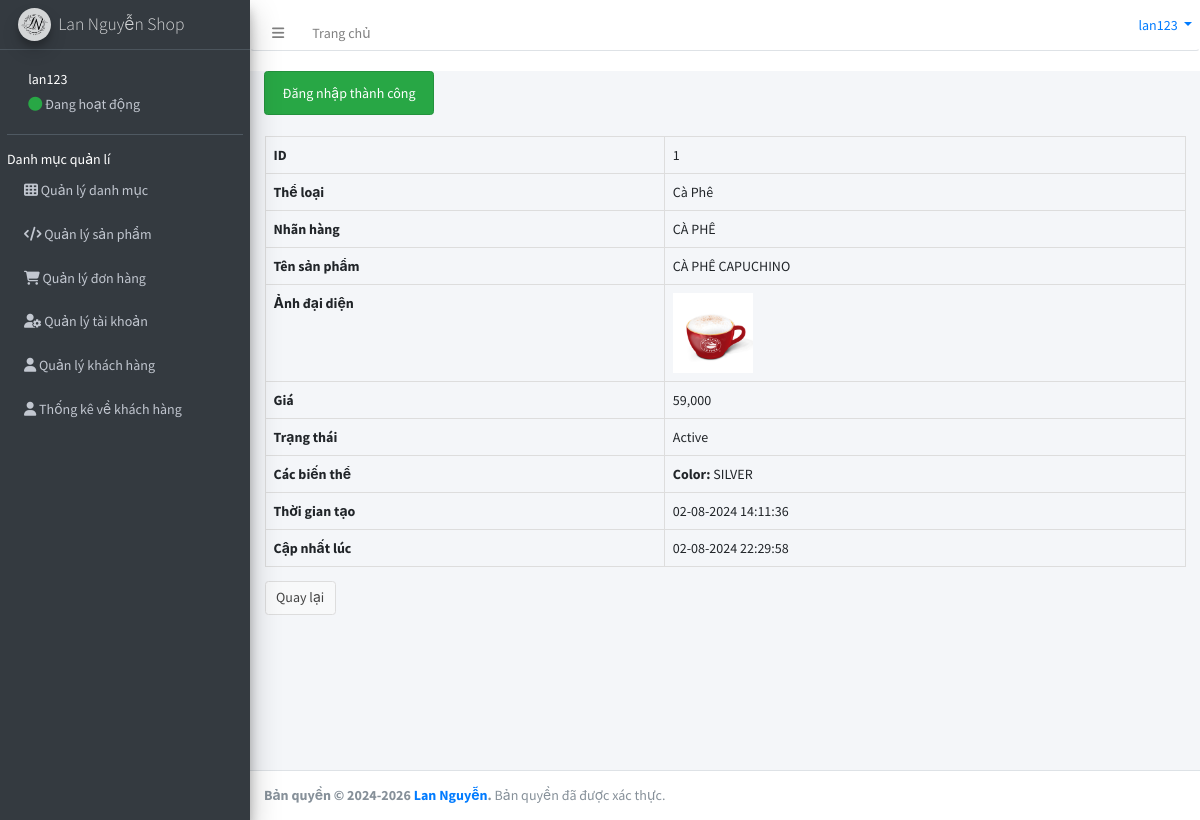
Page /project/backend/index.php?controller=product&action=detail&id=1 (signed in) on the committed database.
### tables this page shows
CREATE TABLE `products` (
  `id` int(11) NOT NULL,
  `category_id` int(11) NOT NULL COMMENT 'Id của danh mục mà sản phẩm thuộc về, là khóa ngoại liên kết với bảng categories	',
  `brand_id` int(11) NOT NULL COMMENT 'Id của hãng mà sản phẩm thuộc về, là khóa ngoại liên kết với bảng brands',
  `name` varchar(255) NOT NULL COMMENT 'Tên sản phẩm	',
  `avatar` varchar(255) DEFAULT NULL COMMENT 'Tên file ảnh sản phẩm',
  `price` int(11) DEFAULT NULL COMMENT 'Giá sản phẩm',
  `sell_number` int(11) DEFAULT NULL COMMENT 'Số lượng sp đã bán',
  `summary` varchar(255) DEFAULT NULL COMMENT 'Mô tả ngắn cho sản phẩm',
  `description` text DEFAULT NULL COMMENT 'Mô tả chi tiết cho sản phẩm	',
  `status` tinyint(4) DEFAULT NULL COMMENT 'Trạng thái danh mục: 0 - Inactive, 1 - Active',
  `created_at` timestamp NOT NULL DEFAULT current_timestamp(),
  `updated_at` datetime DEFAULT NULL

);

CREATE TABLE `categories` (
  `id` int(11) NOT NULL,
  `name` varchar(255) NOT NULL,
  `avatar` varchar(255) DEFAULT NULL,
  `description` text DEFAULT NULL,
  `status` tinyint(3) DEFAULT 0,
  `created_at` timestamp NOT NULL DEFAULT current_timestamp(),
  `updated_at` datetime DEFAULT NULL
);

CREATE TABLE `brands` (
  `id` int(11) NOT NULL,
  `name` varchar(255) NOT NULL COMMENT 'Tên hãng'
);

CREATE TABLE `variants_value` (
  `id` int(11) NOT NULL,
  `variant_id` int(11) NOT NULL COMMENT 'Khóa ngoại liên kết với bảng variants',
  `value` varchar(255) NOT NULL COMMENT 'Giá trị của từng thuộc tính sản phẩm'
);

CREATE TABLE `variants` (
  `id` int(11) NOT NULL,
  `name` varchar(255) NOT NULL
);

### project/backend/controllers/Controller.php (called while the page is built, shortened)
<?php
class Controller
{
    public function view($file, $variables = []){
        extract($variables);
        require_once "$file";
        $render_view = ob_get_clean();
        return $render_view;
    }
}

### project/backend/controllers/ProductController.php (called while the page is built, shortened)
<?php
require_once "controllers/Controller.php";
require_once "models/Product.php";
class ProductController extends Controller {
    public function detail()
    {
        $id = $_GET['id'];
        $product_model = new Product();
        $product = $product_model->getById($id);
        $product_variants = $product_model->getProductVariants($id);
        $this->content = $this->view('views/products/detail.php', [
            'product' => $product,
            'product_variants' => $product_variants
        ]);
        require_once 'views/layouts/main.php';
    }
}

### project/backend/index.php (called while the page is built, shortened)
<?php
$action = isset($_GET['action']) ? $_GET['action'] : 'index';
$object = new $controller();
$object->$action();

### project/backend/models/Model.php (called while the page is built, shortened)
<?php
class Model
{
    public function __construct()
    {
        $this->connection = $this->getConnection();
    }
    public function getConnection(){
        try {
            $connection = new PDO(DB_DSN, DB_USERNAME, DB_PASSWORD);
        } catch (PDOException $e) {
            die("Kết nối CSDL thất bại: " . $e->getMessage());
        }
        return $connection;
    }
}

### project/backend/models/Product.php (called while the page is built, shortened)
<?php
require_once 'models/Model.php';
class Product extends Model
{
    public function getById($id)
    {
        $obj_select = $this->connection
            ->prepare("SELECT products.*, categories.name AS category_name, brands.name AS brand_name
                                FROM products INNER JOIN categories ON products.category_id = categories.id
                                INNER JOIN brands ON products.brand_id = brands.id
                                WHERE products.id = $id");
        $obj_select->execute();
        return $obj_select->fetch(PDO::FETCH_ASSOC);
    }
    public function getProductVariants($product_id){
        $obj_select_product_variant = $this->connection
            ->prepare("SELECT product_variant.*, variants.name AS variant_name, variants_value.value AS variant_value
                            FROM variants_value INNER JOIN product_variant ON product_variant.variant_value_id = variants_value.id
                            INNER JOIN variants ON variants.id = variants_value.variant_id
                            WHERE product_variant.product_id = $product_id");
        $obj_select_product_variant->execute();
        return $obj_select_product_variant->fetchAll(PDO::FETCH_ASSOC);
    }
}

### project/backend/helpers/Helper.php (called while the page is built, shortened)
<?php
class Helper
{
    public static function getStatusText($status = 0) {
        $status_text = '';
        switch ($status) {
            case self::STATUS_ACTIVE:
                $status_text = self::STATUS_ACTIVE_TEXT;
                break;
        }
        return $status_text;
    }
}

### project/backend/views/products/detail.php (the view)
<?php
require_once 'helpers/Helper.php';
?>
<table class="table table-bordered">
    <tr>
        <th>ID</th>
        <td><?php echo $product['id']?></td>
    </tr>
    <tr>
        <th>Thể loại</th>
        <td><?php echo $product['category_name']?></td>
    </tr>
    <tr>
        <th>Nhãn hàng</th>
        <td><?php echo $product['brand_name']?></td>
    </tr>
    <tr>
        <th>Tên sản phẩm</th>
        <td><?php echo $product['name']?></td>
    </tr>
    <tr>
        <th>Ảnh đại diện</th>
        <td>
            <?php if (!empty($product['avatar'])): ?>
                <img height="80" src="assets/uploads/<?php echo $product['avatar'] ?>"/>
            <?php endif; ?>
        </td>
    </tr>
    <tr>
        <th>Giá</th>
        <td><?php echo number_format($product['price']) ?></td>
    </tr>
    <tr>
        <th>Trạng thái</th>
        <td><?php echo Helper::getStatusText($product['status']) ?></td>
    </tr>
    <tr>
        <th>Các biến thể</th>
        <td>
            <?php foreach ($product_variants as $product_variant):?>
                <div>
                    <span><b><?= $product_variant['variant_name']?>:</b></span>
                    <span><?= $product_variant['variant_value']?></span>
                </div>
            <?php endforeach;?>
        </td>
    </tr>
    <tr>
        <th>Thời gian tạo</th>
        <td><?php echo date('d-m-Y H:i:s', strtotime($product['created_at'])) ?></td>
    </tr>
    <tr>
        <th>Cập nhất lúc</th>
        <td><?php echo !empty($product['updated_at']) ? date('d-m-Y H:i:s', strtotime($product['updated_at'])) : '--' ?></td>
    </tr>
</table>
<a href="index.php?controller=product&action=index" class="btn btn-default">Quay lại</a>

### project/backend/views/layouts/main.php (shortened to what this page needs)
<!DOCTYPE html>
<html>
<head>
    <link rel="stylesheet" href="assets/css/bootstrap.min.css">
    <link rel="stylesheet" href="assets/plugins/fontawesome-free/css/all.min.css">
    <link rel="stylesheet" href="https://code.ionicframework.com/ionicons/2.0.1/css/ionicons.min.css">
    <link rel="stylesheet" href="assets/plugins/datatables-bs4/css/dataTables.bootstrap4.min.css">
    <link rel="stylesheet" href="assets/dist/css/adminlte.min.css">
    <link rel="stylesheet" href="assets/css/style.css">
    <link rel="stylesheet" href="assets/css/_all-skins.min.css">
</head>
<body class="hold-transition sidebar-mini">
<div class="wrapper">
    <?php require_once 'header.php'?>
    <?php require_once 'sidebar.php'?>
    <div class="content-wrapper">
        <section class="content-header p-0 ml-3">
            <div class="container-fluid">
                <div class="row mb-2">
                    <?php if (isset($_SESSION['success'])): ?>
                        <div class="alert alert-success">
                            <?php
                            echo $_SESSION['success'];
                            ?>
                        </div>
                    <?php endif; ?>
                </div>
            </div>
        </section>
        <section class="content">
            <div class="container-fluid">
                <?= $this->content;?>
            </div>
        </section>
    </div>
    <?php require_once 'footer.php'?>
</div>
</body>
</html>

### project/backend/views/layouts/header.php (shortened to what this page needs)
<?php
$username = '';
if (isset($_SESSION['manager'])) {
    $username = $_SESSION['manager']['username'];
}
?>
<nav class="main-header navbar navbar-expand navbar-white navbar-light">
    <ul class="navbar-nav">
        <li class="nav-item">
            <a class="nav-link" data-widget="pushmenu" href="#" role="button"><i class="fas fa-bars"></i></a>
        </li>
        <li class="nav-item d-none d-sm-inline-block">
            <a href="index.php" class="nav-link">Trang chủ</a>
        </li>
    </ul>
    <ul class="navbar-nav ml-auto">
        <li class="dropdown user user-menu">
            <a href="#" class="dropdown-toggle" data-toggle="dropdown">
                <span class="hidden-xs"><?php echo $username; ?></span>
            </a>
        </li>
    </ul>
</nav>

### project/backend/views/layouts/sidebar.php (shortened to what this page needs)
<aside class="main-sidebar sidebar-dark-primary elevation-4">
    <a href="" class="brand-link">
        <img src="assets/dist/img/logo.jpg" alt="Lan Nguyễn Shop" class="brand-image img-circle elevation-3"
            style="opacity: .8">
        <span class="brand-text font-weight-light">Lan Nguyễn Shop</span>
    </a>
    <div class="sidebar">
        <div class="user-panel mt-3 pb-3 mb-3 d-flex">
            <div class="pull-left image">
            </div>
            <div class="pull-left info">
                <p style="margin-bottom: 4px; color: #ffffff"><?php echo $username; ?></p>
                <a href="#"><i class="fa fa-circle text-success"></i> Đang hoạt động</a>
            </div>
        </div>
        <nav class="mt-2">
            <ul class="nav nav-pills nav-sidebar flex-column" data-widget="treeview" role="menu" data-accordion="false">
                <li class="nav-item header" style="color: #ffffff">Danh mục quản lí</li>
                <li class="nav-item">
                    <a class="nav-link" href="index.php?controller=category&action=index">
                        <i class="fa fa-th"></i> <span>Quản lý danh mục</span>
                    </a>
                </li>
                <li class="nav-item">
                    <a class="nav-link" href="index.php?controller=product&action=index">
                        <i class="fa fa-code"></i> <span>Quản lý sản phẩm</span>
                    </a>
                </li>
                <li class="nav-item">
                    <a class="nav-link" href="index.php?controller=order&action=index">
                        <i class="fa fa-shopping-cart" aria-hidden="true"></i> <span>Quản lý đơn hàng</span>
                    </a>
                </li>
                <li class="nav-item">
                    <a class="nav-link" href="index.php?controller=manager&action=index">
                        <i class="fa fa-user-cog" aria-hidden="true"></i> <span>Quản lý tài khoản</span>
                    </a>
                </li>
                <li class="nav-item">
                    <a class="nav-link" href="index.php?controller=member&action=index">
                        <i class="fa fa-user" aria-hidden="true"></i> <span>Quản lý khách hàng</span>
                    </a>
                </li>
                <li class="nav-item">
                    <a class="nav-link" href="index.php?controller=static&action=index">
                        <i class="fa fa-user" aria-hidden="true"></i> <span>Thống kê về khách hàng</span>
                    </a>
                </li>
            </ul>
        </nav>
    </div>
</aside>

### project/backend/views/layouts/footer.php (shortened to what this page needs)
<footer class="main-footer">
    <strong>Bản quyền &copy; 2024-2026 <a href="https://www.facebook.com/profile.php?id=61557832963396">Lan
            Nguyễn</a>.</strong> Bản quyền đã được
    xác thực.
</footer>

### project/backend/assets/css/style.css (style rules this page uses)
:root { --font-size-main: 14px; --main-color: #0a0a0a; --color-white: #f5f5f5; --color-red: #f81610; }
html, body { font-size: var(--font-size-main); }

### rows in the picture
products: id "1", category.name "Cà Phê", brand.name "CÀ PHÊ", name "CÀ PHÊ CAPUCHINO", avatar (picture), price "59,000", status "Active", created_at "02-08-2024 14:11:36", updated_at "02-08-2024 22:29:58"
variants_value: variant.name "Color", value "SILVER"

### other values in the picture
$username "lan123"
$_SESSION['success'] "Đăng nhập thành công"
